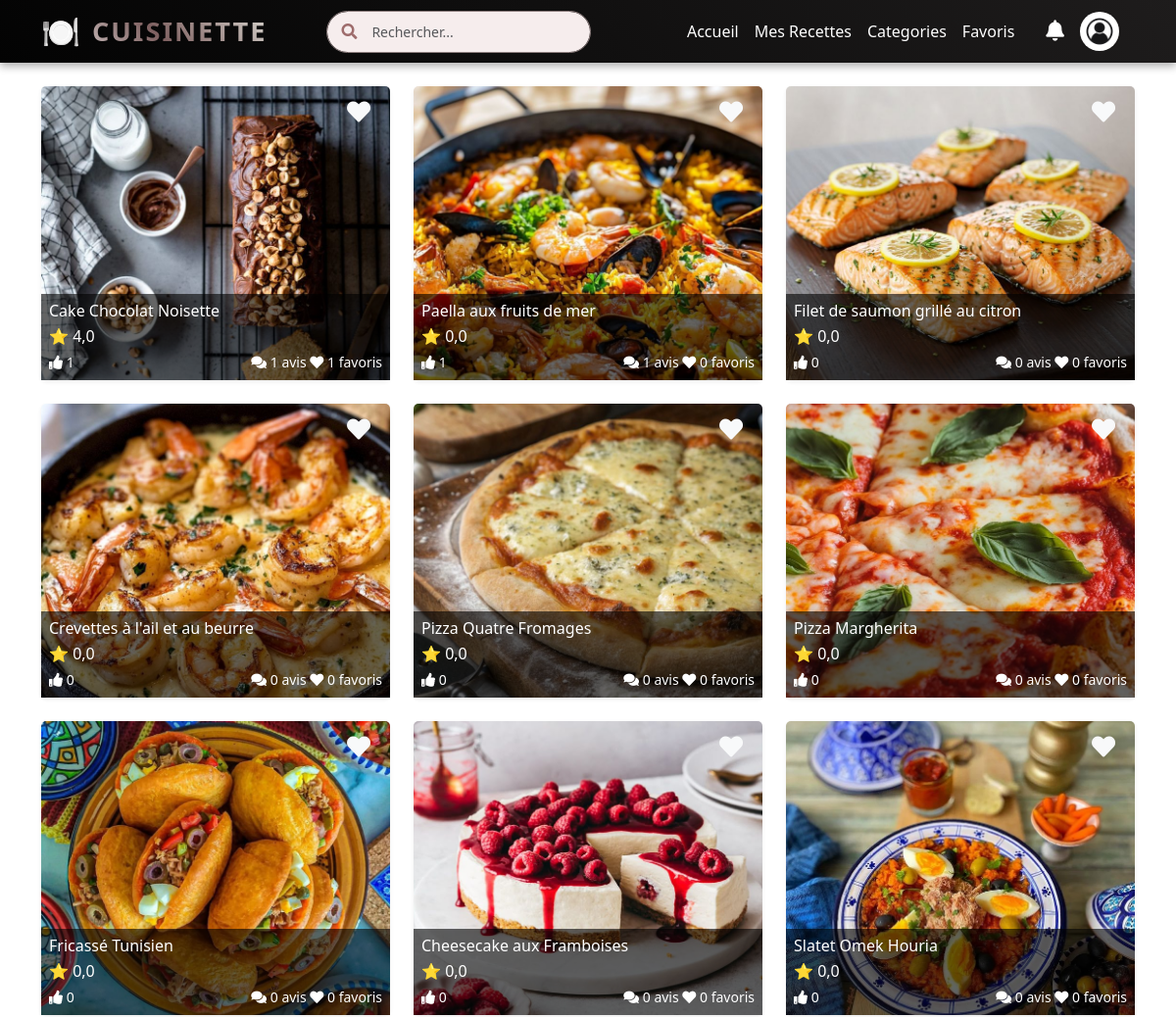
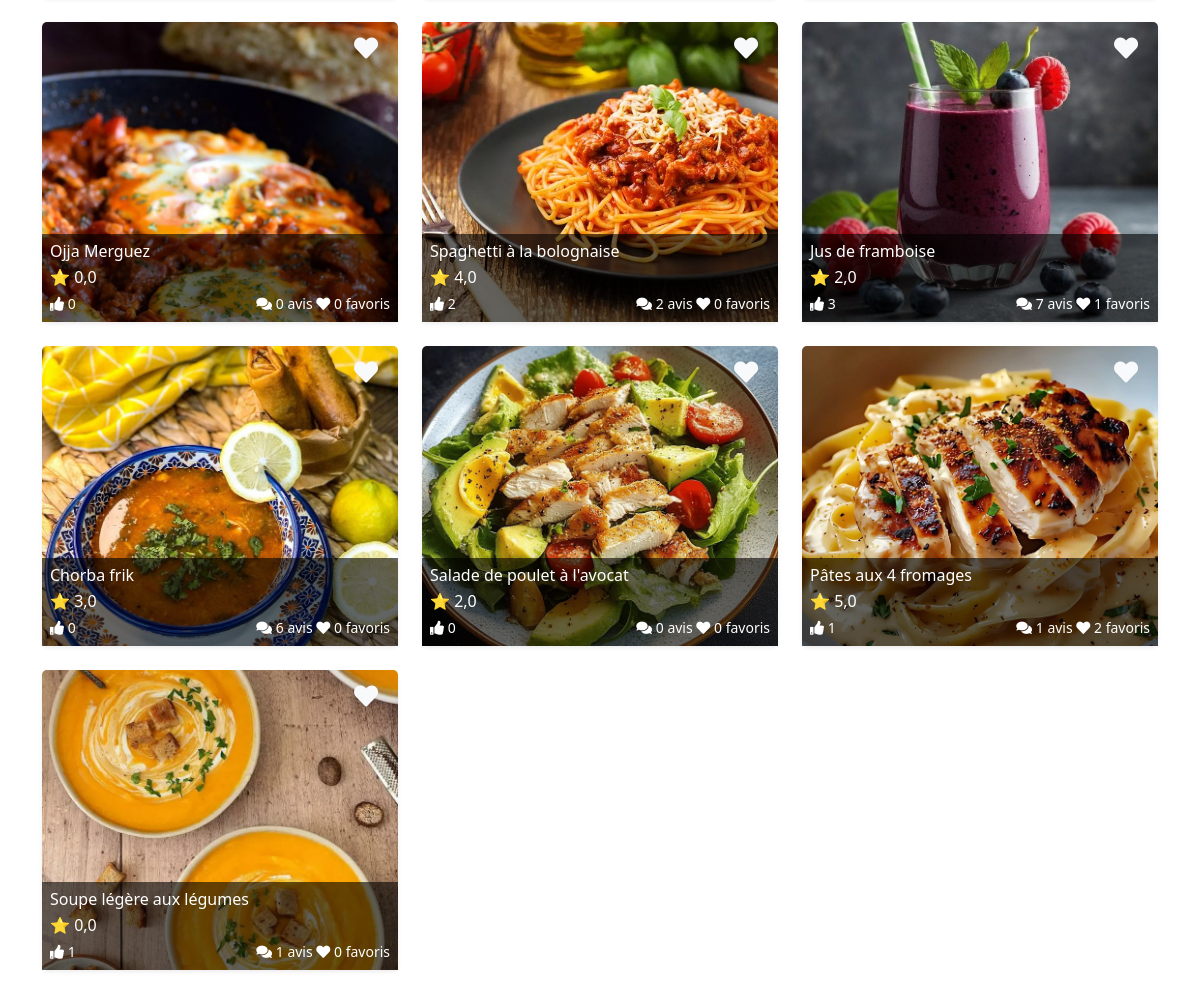
The page /accueil/ on the database its author committed (2 pictures, top to bottom).
### Accueil/models.py (models this page shows, shortened)
class Recipe(models.Model):
    title = models.CharField(max_length=255)
    description = models.TextField()
    ingredients = models.TextField()  # Peut être stocké sous forme de liste JSON si nécessaire
    instructions = models.TextField()
    image = models.ImageField(upload_to='recipe_images/', blank=True, null=True)
    category = models.ForeignKey(Category, on_delete=models.SET_NULL, null=True, related_name="recipes")
    author = models.ForeignKey(settings.AUTH_USER_MODEL, on_delete=models.CASCADE)
    created_at = models.DateTimeField(auto_now_add=True)

### Accueil/views.py (the view)
# urls.py: path('accueil/',accueil, name='accueil'),
def accueil(request):
    recipes = Recipe.objects.annotate(avg_rating=Avg("ratings__rating")).order_by('-created_at')
    if request.user.is_authenticated:
        for recipe in recipes:
            recipe.is_favorite = Favorite.objects.filter(user=request.user, recipe=recipe).exists()
    return render(request, "Recipe/accueil.html", {"recipes": recipes})

### Accueil/context_processors.py (called while the page is built, shortened)
def notification_context(request):
    return {}

### Accueil/models.py (called while the page is built)
    def __str__(self):
        return self.name

### Accueil/templates/Recipe/accueil.html (shortened to what this page needs)
{% extends "base.html" %}
{% load static %}
{% block content %}
<head>
<link href="https://cdnjs.cloudflare.com/ajax/libs/font-awesome/5.15.4/css/all.min.css" rel="stylesheet">
</head>
<div class="container mt-4">
    <div class="row">
        {% for recipe in recipes %}
        <div class="col-md-6 col-lg-4 mb-4">
            <div class="card h-100 shadow-sm border-0">
                <div class="position-relative" style="cursor: pointer;">
                    {% if recipe.image %}
                    <img src="{{ recipe.image.url }}" class="card-img-top" alt="{{ recipe.title }}"
                        style="height: 300px; object-fit: cover;"
                        data-bs-toggle="modal" data-bs-target="#recipeModal{{ recipe.id }}">
                    {% endif %}
                    <button class="btn fav-btn position-absolute top-0 end-0 m-2" data-recipe="{{ recipe.id }}" style="background: none; border: none;">
                        <i class="fas fa-heart {% if recipe.is_favorite %}text-danger{% else %}text-light{% endif %}" style="font-size: 1.5rem;"></i>
                    </button>
                    <div class="overlay-info p-2 text-white position-absolute bottom-0 start-0 end-0" style="background: rgba(0, 0, 0, 0.6);">
                        <h6 class="mb-1">{{ recipe.title }}</h6>
                        <p class="mb-1">⭐ {{ recipe.avg_rating|default:"0"|floatformat:1 }}</p>
                        <div class="d-flex justify-content-between align-items-center">
                            <small><i class="fas fa-thumbs-up"></i> {{ recipe.likes.count }}</small>
                            <small class="ms-3"><i class="fas fa-comments"></i> {{ recipe.comments.count }} avis <i class="fas fa-heart"></i> {{ recipe.favorites.count }} favoris</small>
                        </div>
                    </div>
                </div>
            </div>
        </div>
        {% endfor %}
    </div>
</div>
{% endblock %}

### templates/base.html (shortened to what this page needs)
{% load static %}
<!DOCTYPE html>
<html lang="fr">
<head>
    <link rel="stylesheet" href="https://cdn.jsdelivr.net/npm/bootstrap@5.3.0/dist/css/bootstrap.min.css">
    <link rel="stylesheet" href="https://cdnjs.cloudflare.com/ajax/libs/font-awesome/6.4.2/css/all.min.css">
    <link rel="stylesheet" href="{% static 'css/style.css' %}">
</head>
<body>
    <header class="header">
        <nav class="navbar navbar-expand-lg navbar-dark bg-dark">
            <div class="container">
                <a class="navbar-brand" href="{% url 'accueil' %}">
                    <span class="emoji">🍽️</span> Cuisinette
                </a>
                <div class="collapse navbar-collapse justify-content-between" id="navbarNav">
                    <form class="search-container mx-auto" method="GET" action="{% url 'search' %}">
                        <i class="fas fa-search"></i>
                        <input class="form-control search-input" type="search" name="q" placeholder="Rechercher..." aria-label="Search">
                    </form>
                    <ul class="navbar-nav ms-auto">
                        <li class="nav-item">
                            <a class="nav-link" href="{% url 'accueil' %}"> Accueil</a>
                        </li>
                        <li class="nav-item">
                            <a class="nav-link" href="{% url 'mes_recettes' %}"> Mes Recettes</a>
                        </li>
                        <li class="nav-item">
                            <a class="nav-link" href="{% url 'categorie' %}"> Categories</a>                        </li>
                        <li class="nav-item">
                            <a class="nav-link" href="{% url 'favorite' %}"> Favoris</a>
                        </li>
                    </ul>
                    <ul class="navbar-nav ms-3 d-flex align-items-center">
                        <li class="nav-item dropdown">
                            <a class="nav-link position-relative" href="#" id="notificationDropdown" role="button" data-bs-toggle="dropdown" aria-expanded="false">
                                <i class="fas fa-bell fa-lg"></i>
                            </a>
                        </li>
                        <li class="nav-item dropdown">
                            <a class="nav-link dropdown-toggle no-caret d-flex align-items-center" href="#" id="userDropdown" role="button" data-bs-toggle="dropdown">
                                <img src="{% if user.profile_picture %}{{ user.profile_picture.url }}{% else %}{% static 'images/user.jpg' %}{% endif %}" alt="Avatar" class="avatar me-2">
                            </a>
                        </li>
                    </ul>
                </div>
            </div>
        </nav>
    </header>
{% block content %}
{% endblock %}
</body>
</html>

### templates/base.html (style rules this page uses)
.avatar { width: 40px; height: 40px; border-radius: 50%; object-fit: cover; }
.navbar { padding: 0; }
.search-container { position: relative; width: 270px; max-width: 100%; }
.search-input { width: 100%; padding: 10px 45px; border-radius: 25px; border: 1px solid #8e7f7f; background-color: #f6eded; color: #9e6c6c; transition: all 0.3s ease-in-out; font-size: 14px; }
.search-container i { position: absolute; top: 50%; left: 15px; transform: translateY(-50%); color: #9e6c6c; font-size: 16px; }
.no-caret::after { display: none !important; }
.navbar { background: linear-gradient(45deg, #030303, #1e1c1c); box-shadow: 0px 4px 8px rgba(0, 0, 0, 0.3); padding: 0px 0; display: flex; justify-content: space-between; align-items: center; position: sticky; top: 0; z-index: 1000; }
.navbar .nav-link { font-size: 1rem; color: white; padding: 12px 18px; transition: color 0.3s ease, transform 0.3s ease; }
.navbar .navbar-brand { font-size: 1.7rem; font-weight: bold; color: #ffffff; text-transform: uppercase; letter-spacing: 2px; display: flex; align-items: center; transition: all 0.3s ease; background: linear-gradient(45deg, #f5f3f2, #7e6060, #dddcd5); -webkit-background-clip: text; color: transparent; }
.navbar .navbar-brand .emoji { font-size: 2rem; margin-right: 10px; transition: transform 0.3s ease, color 0.3s ease; color: #ff6347; }

### Accueil/templates/Recipe/accueil.html (style rules this page uses)
.card .card-img-top { transition: transform 0.3s ease-in-out; }

### rows shown on the page
Recipe: image (picture), title "Cake Chocolat Noisette", avg_rating "4,0", likes.count "1", comments.count "1", favorites.count "1"
Recipe: image (picture), title "Paella aux fruits de mer", avg_rating "0,0", likes.count "1", comments.count "1", favorites.count "0"
Recipe: image (picture), title "Filet de saumon grillé au citron", avg_rating "0,0", likes.count "0", comments.count "0", favorites.count "0"
Recipe: image (picture), title "Crevettes à l'ail et au beurre", avg_rating "0,0", likes.count "0", comments.count "0", favorites.count "0"
Recipe: image (picture), title "Pizza Quatre Fromages", avg_rating "0,0", likes.count "0", comments.count "0", favorites.count "0"
Recipe: image (picture), title "Pizza Margherita", avg_rating "0,0", likes.count "0", comments.count "0", favorites.count "0"
Recipe: image (picture), title "Fricassé Tunisien", avg_rating "0,0", likes.count "0", comments.count "0", favorites.count "0"
Recipe: image (picture), title "Cheesecake aux Framboises", avg_rating "0,0", likes.count "0", comments.count "0", favorites.count "0"
Recipe: image (picture), title "Slatet Omek Houria", avg_rating "0,0", likes.count "0", comments.count "0", favorites.count "0"
Recipe: image (picture), title "Ojja Merguez", avg_rating "0,0", likes.count "0", comments.count "0", favorites.count "0"
Recipe: image (picture), title "Spaghetti à la bolognaise", avg_rating "4,0", likes.count "2", comments.count "2", favorites.count "0"
Recipe: image (picture), title "Jus de framboise", avg_rating "2,0", likes.count "3", comments.count "7", favorites.count "1"
Recipe: image (picture), title "Chorba frik", avg_rating "3,0", likes.count "0", comments.count "6", favorites.count "0"
Recipe: image (picture), title "Salade de poulet à l'avocat", avg_rating "2,0", likes.count "0", comments.count "0", favorites.count "0"
Recipe: image (picture), title "Pâtes aux 4 fromages", avg_rating "5,0", likes.count "1", comments.count "1", favorites.count "2"
Recipe: image (picture), title "Soupe légère aux légumes", avg_rating "0,0", likes.count "1", comments.count "1", favorites.count "0"
